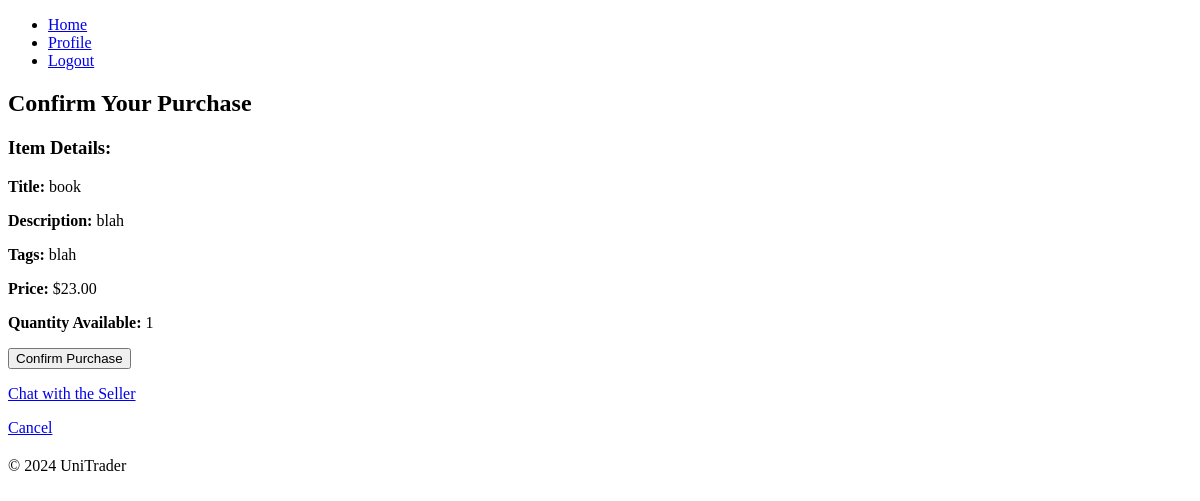
The app's page /confirm-purchase/1/ (signed in), older data.
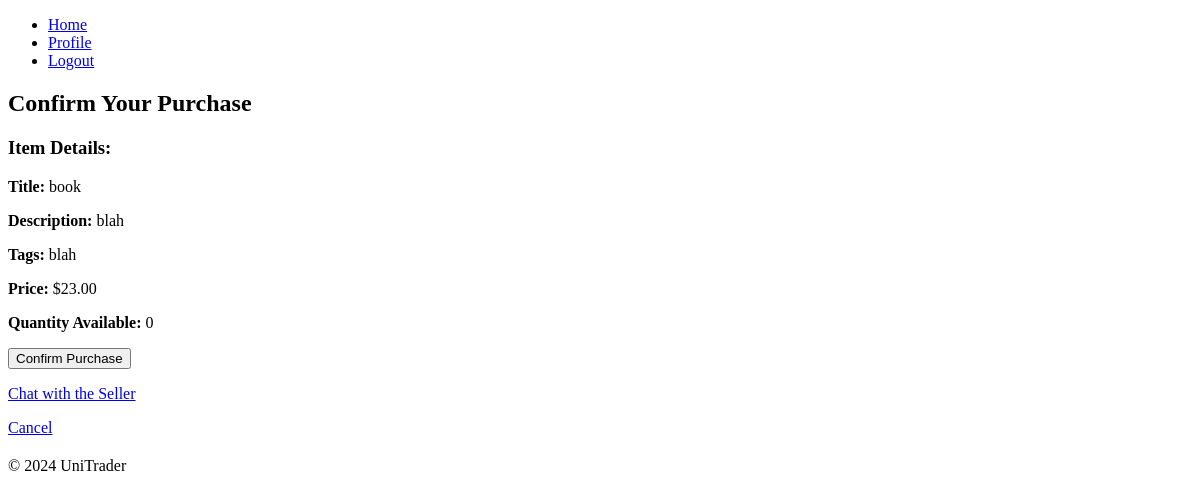
The same page, newer data.
### unitrader/models.py (models this page shows, shortened)
class Item(models.Model):
    item_title = models.CharField(max_length=100)
    item_description = models.TextField()
    item_tags = models.CharField(max_length=255, blank=True, null=True)
    item_age = models.IntegerField(null=True, blank=True)
    base_price = models.DecimalField(max_digits=10, decimal_places=2)
    item_image = models.ImageField(upload_to='item_images/', blank=True, null=True)
    quantity = models.IntegerField(default=1)
    seller = models.ForeignKey(User, on_delete=models.CASCADE)
    created_at = models.DateTimeField(auto_now_add=True)
    updated_at = models.DateTimeField(auto_now=True)
    highest_bid = models.DecimalField(max_digits=10, decimal_places=2, default=0.00)
    highest_bidder = models.ForeignKey(User, on_delete=models.SET_NULL, null=True, blank=True, related_name='highest_bidder')
    bidding_end_time = models.DateTimeField(default=timezone.now)  # Set this when the item is created
    status = models.CharField(max_length=20, choices=[('available', 'Available'), ('sold', 'Sold')], default='available')

### unitrader/views.py (the view, shortened to what this page needs)
# urls.py: path('confirm-purchase/<int:item_id>/', views.confirm_purchase, name='confirm_purchase'),
@login_required
def confirm_purchase(request, item_id):
    item = get_object_or_404(Item, id=item_id)
    profile = get_object_or_404(Profile, user=request.user)
    return render(request, "unitrader/confirm_purchase.html", {"item": item})

### templates/unitrader/confirm_purchase.html (shortened to what this page needs)
{% extends "unitrader/base.html" %}
{% block content %}
<h2>Confirm Your Purchase</h2>
<h3>Item Details:</h3>
<p><strong>Title:</strong> {{ item.item_title }}</p>
<p><strong>Description:</strong> {{ item.item_description }}</p>
<p><strong>Tags:</strong> {{ item.item_tags }}</p>
<p><strong>Price:</strong> ${{ item.base_price }}</p>
<p><strong>Quantity Available:</strong> {{ item.quantity }}</p>
<form method="POST" action="{% url 'confirm_purchase' item.id %}">
    <button type="submit">Confirm Purchase</button>
</form>
<p>
    <a href="{% url 'chat_with_seller' item.seller.id %}">Chat with the Seller</a>
</p>
<a href="{% url 'buy_items' %}">Cancel</a>
{% endblock %}

Row changes from the older to the newer data that the page shows:
changed Item "book": quantity "1" → "0"
